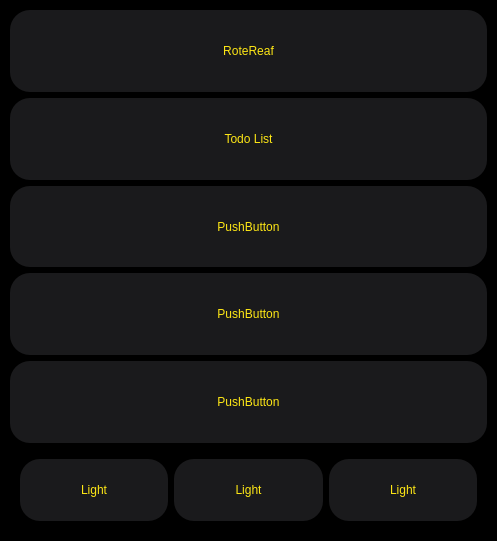
<?xml version="1.0" encoding="UTF-8"?>
<ui version="4.0">
 <class>MainWindow</class>
 <widget class="QMainWindow" name="MainWindow">
  <property name="geometry">
   <rect>
    <x>0</x>
    <y>0</y>
    <width>497</width>
    <height>541</height>
   </rect>
  </property>
  <property name="windowTitle">
   <string>MainWindow</string>
  </property>
  <widget class="QWidget" name="centralwidget">
   <layout class="QVBoxLayout" name="verticalLayout">
    <property name="spacing">
     <number>0</number>
    </property>
    <property name="leftMargin">
     <number>0</number>
    </property>
    <property name="topMargin">
     <number>0</number>
    </property>
    <property name="rightMargin">
     <number>0</number>
    </property>
    <property name="bottomMargin">
     <number>0</number>
    </property>
    <item>
     <widget class="QFrame" name="frame">
      <property name="styleSheet">
       <string notr="true">background-color: black;</string>
      </property>
      <property name="frameShape">
       <enum>QFrame::StyledPanel</enum>
      </property>
      <property name="frameShadow">
       <enum>QFrame::Raised</enum>
      </property>
      <layout class="QVBoxLayout" name="verticalLayout_2">
       <item>
        <widget class="QFrame" name="frame_2">
         <property name="sizePolicy">
          <sizepolicy hsizetype="Preferred" vsizetype="Expanding">
           <horstretch>0</horstretch>
           <verstretch>0</verstretch>
          </sizepolicy>
         </property>
         <property name="styleSheet">
          <string notr="true">border-radius: 20px;background-color: #1a1a1c;color:#FEE715;
font: 28pt &quot;Glacial Indifference&quot;;</string>
         </property>
         <property name="frameShape">
          <enum>QFrame::StyledPanel</enum>
         </property>
         <property name="frameShadow">
          <enum>QFrame::Raised</enum>
         </property>
         <layout class="QHBoxLayout" name="horizontalLayout">
          <item>
           <widget class="QPushButton" name="pushButton_8">
            <property name="text">
             <string/>
            </property>
            <property name="icon">
             <iconset>
              <normaloff>C:/Users/Salik/Downloads/menu.png</normaloff>C:/Users/Salik/Downloads/menu.png</iconset>
            </property>
            <property name="iconSize">
             <size>
              <width>30</width>
              <height>30</height>
             </size>
            </property>
           </widget>
          </item>
          <item>
           <widget class="QLabel" name="label">
            <property name="styleSheet">
             <string notr="true">border-radius: 20px;background-color: #1a1a1c;color:#FEE715;
font: 22pt &quot;Glacial Indifference&quot;;</string>
            </property>
            <property name="text">
             <string>RoteReaf</string>
            </property>
            <property name="alignment">
             <set>Qt::AlignCenter</set>
            </property>
           </widget>
          </item>
          <item>
           <widget class="QPushButton" name="pushButton_9">
            <property name="text">
             <string/>
            </property>
            <property name="icon">
             <iconset>
              <normaloff>C:/Users/Salik/Downloads/cancel (1).png</normaloff>C:/Users/Salik/Downloads/cancel (1).png</iconset>
            </property>
            <property name="iconSize">
             <size>
              <width>30</width>
              <height>30</height>
             </size>
            </property>
           </widget>
          </item>
         </layout>
        </widget>
       </item>
       <item>
        <widget class="QPushButton" name="pushButton">
         <property name="sizePolicy">
          <sizepolicy hsizetype="Minimum" vsizetype="Expanding">
           <horstretch>0</horstretch>
           <verstretch>0</verstretch>
          </sizepolicy>
         </property>
         <property name="styleSheet">
          <string notr="true">border-radius: 20px;
background-color: #1a1a1c;
color:#FEE715;
font: 28px &quot;Franklin Gothic Book&quot;;</string>
         </property>
         <property name="text">
          <string>Todo List</string>
         </property>
        </widget>
       </item>
       <item>
        <widget class="QPushButton" name="pushButton_2">
         <property name="sizePolicy">
          <sizepolicy hsizetype="Minimum" vsizetype="Expanding">
           <horstretch>0</horstretch>
           <verstretch>0</verstretch>
          </sizepolicy>
         </property>
         <property name="styleSheet">
          <string notr="true">border-radius: 20px;
background-color: #1a1a1c;
color:#FEE715;
font: 28px &quot;Franklin Gothic Book&quot;;</string>
         </property>
         <property name="text">
          <string>PushButton</string>
         </property>
        </widget>
       </item>
       <item>
        <widget class="QPushButton" name="pushButton_3">
         <property name="sizePolicy">
          <sizepolicy hsizetype="Minimum" vsizetype="Expanding">
           <horstretch>0</horstretch>
           <verstretch>0</verstretch>
          </sizepolicy>
         </property>
         <property name="styleSheet">
          <string notr="true">border-radius: 20px;
background-color: #1a1a1c;
color:#FEE715;
font: 28px &quot;Franklin Gothic Book&quot;;</string>
         </property>
         <property name="text">
          <string>PushButton</string>
         </property>
        </widget>
       </item>
       <item>
        <widget class="QPushButton" name="pushButton_4">
         <property name="sizePolicy">
          <sizepolicy hsizetype="Minimum" vsizetype="Expanding">
           <horstretch>0</horstretch>
           <verstretch>0</verstretch>
          </sizepolicy>
         </property>
         <property name="styleSheet">
          <string notr="true">border-radius: 20px;
background-color: #1a1a1c;
color:#FEE715;
font: 28px &quot;Franklin Gothic Book&quot;;</string>
         </property>
         <property name="text">
          <string>PushButton</string>
         </property>
        </widget>
       </item>
       <item>
        <widget class="QFrame" name="frame_3">
         <property name="sizePolicy">
          <sizepolicy hsizetype="Preferred" vsizetype="Expanding">
           <horstretch>0</horstretch>
           <verstretch>0</verstretch>
          </sizepolicy>
         </property>
         <property name="styleSheet">
          <string notr="true">padding:0px; margin 0px;</string>
         </property>
         <property name="frameShape">
          <enum>QFrame::StyledPanel</enum>
         </property>
         <property name="frameShadow">
          <enum>QFrame::Raised</enum>
         </property>
         <layout class="QHBoxLayout" name="horizontalLayout_2">
          <item>
           <widget class="QPushButton" name="pushButton_10">
            <property name="sizePolicy">
             <sizepolicy hsizetype="Minimum" vsizetype="Expanding">
              <horstretch>0</horstretch>
              <verstretch>0</verstretch>
             </sizepolicy>
            </property>
            <property name="styleSheet">
             <string notr="true">border-radius: 20px;
background-color: #1a1a1c;
color:#FEE715;
font: 28px &quot;Franklin Gothic Book&quot;;</string>
            </property>
            <property name="text">
             <string>Light</string>
            </property>
           </widget>
          </item>
          <item>
           <widget class="QPushButton" name="pushButton_6">
            <property name="sizePolicy">
             <sizepolicy hsizetype="Minimum" vsizetype="Expanding">
              <horstretch>0</horstretch>
              <verstretch>0</verstretch>
             </sizepolicy>
            </property>
            <property name="styleSheet">
             <string notr="true">border-radius: 20px;
background-color: #1a1a1c;
color:#FEE715;
font: 28px &quot;Franklin Gothic Book&quot;;</string>
            </property>
            <property name="text">
             <string>Light</string>
            </property>
           </widget>
          </item>
          <item>
           <widget class="QPushButton" name="pushButton_7">
            <property name="sizePolicy">
             <sizepolicy hsizetype="Minimum" vsizetype="Expanding">
              <horstretch>0</horstretch>
              <verstretch>0</verstretch>
             </sizepolicy>
            </property>
            <property name="styleSheet">
             <string notr="true">border-radius: 20px;
background-color: #1a1a1c;
color:#FEE715;
font: 28px &quot;Franklin Gothic Book&quot;;</string>
            </property>
            <property name="text">
             <string>Light</string>
            </property>
           </widget>
          </item>
         </layout>
        </widget>
       </item>
      </layout>
     </widget>
    </item>
   </layout>
  </widget>
 </widget>
 <resources/>
 <connections/>
</ui>
